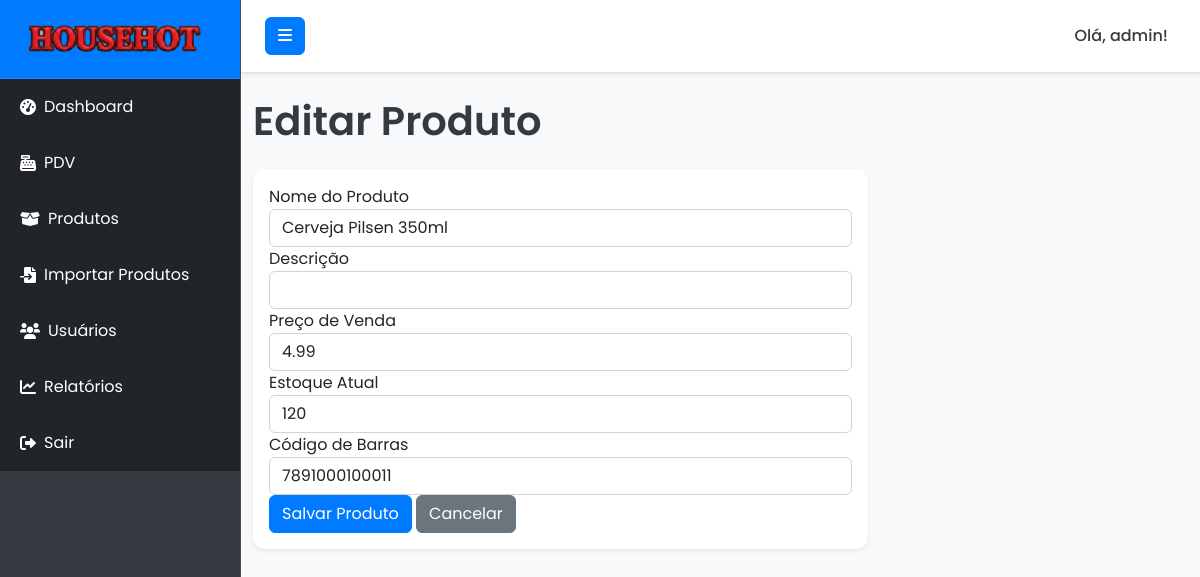
The page /product/edit/1 (signed in) on the database as committed earlier.
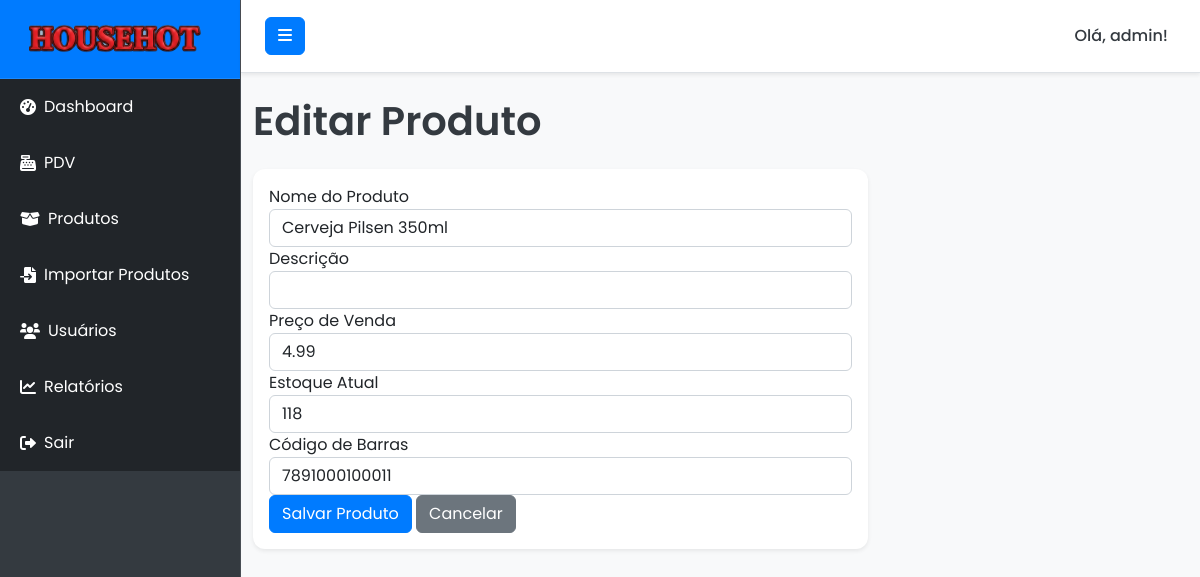
The same page on the database as committed later.
### models.py (models this page shows, shortened)
class Product(db.Model):
    id = db.Column(db.Integer, primary_key=True)
    name = db.Column(db.String(100), nullable=False)
    description = db.Column(db.Text, nullable=True)
    price = db.Column(db.Numeric(10, 2), nullable=False)
    stock = db.Column(db.Integer, default=0)
    barcode = db.Column(db.String(100), unique=True, nullable=True) # Código de barras opcional

### routes.py (the view, shortened to what this page needs)
@main_bp.route('/product/edit/<int:product_id>', methods=['GET', 'POST'])
@admin_required
def edit_product(product_id):
    from models import Product
    product = Product.query.get_or_404(product_id)
    form = ProductForm(obj=product)
    return render_template('add_product.html', form=form, title='Editar Produto')

### forms.py
class ProductForm(FlaskForm):
    name = StringField('Nome do Produto', validators=[DataRequired(), Length(min=2, max=100)])
    description = StringField('Descrição', validators=[Optional(), Length(max=500)])
    price = DecimalField('Preço de Venda', validators=[DataRequired(), NumberRange(min=0.01)], places=2)
    stock = IntegerField('Estoque Atual', validators=[DataRequired(), NumberRange(min=0)])
    barcode = StringField('Código de Barras', validators=[Optional(), Length(max=128)])
    submit = SubmitField('Salvar Produto')

### models.py (called while the page is built)
    def is_admin(self):
        return self.role == 'admin'

### routes.py (called while the page is built)
def admin_required(f):
    @wraps(f)
    @login_required
    def decorated_function(*args, **kwargs):
        from models import User
        if not current_user.is_admin():
            flash('Você não tem permissão para acessar esta página.', 'danger')
            return redirect(url_for('main.dashboard'))
        return f(*args, **kwargs)
    return decorated_function

### templates/add_product.html (shortened to what this page needs)
{% extends "base.html" %}
{% block content %}
<h1 class="mb-4">{{ title }}</h1>
<div class="row">
    <div class="col-md-8">
        <div class="card">
            <div class="card-body">
                <form method="POST">
                    <div class="form-group">
                        {{ form.name.label(class="form-control-label") }}
                        {{ form.name(class="form-control") }}
                    </div>
                    <div class="form-group">
                        {{ form.description.label(class="form-control-label") }}
                        {{ form.description(class="form-control", rows=3) }}
                    </div>
                    <div class="form-group">
                        {{ form.price.label(class="form-control-label") }}
                        {{ form.price(class="form-control") }}
                    </div>
                    <div class="form-group">
                        {{ form.stock.label(class="form-control-label") }}
                        {{ form.stock(class="form-control") }}
                    </div>
                    <div class="form-group">
                        {{ form.barcode.label(class="form-control-label") }}
                        {{ form.barcode(class="form-control") }}
                    </div>
                    <div class="form-group">
                        {{ form.submit(class="btn btn-primary") }}
                        <a href="{{ url_for('main.products') }}" class="btn btn-secondary">Cancelar</a>
                    </div>
                </form>
            </div>
        </div>
    </div>
</div>
{% endblock %}

Rows that differ between the two databases and show on the page:
changed Product "Cerveja Pilsen 350ml": stock "120" → "118"
